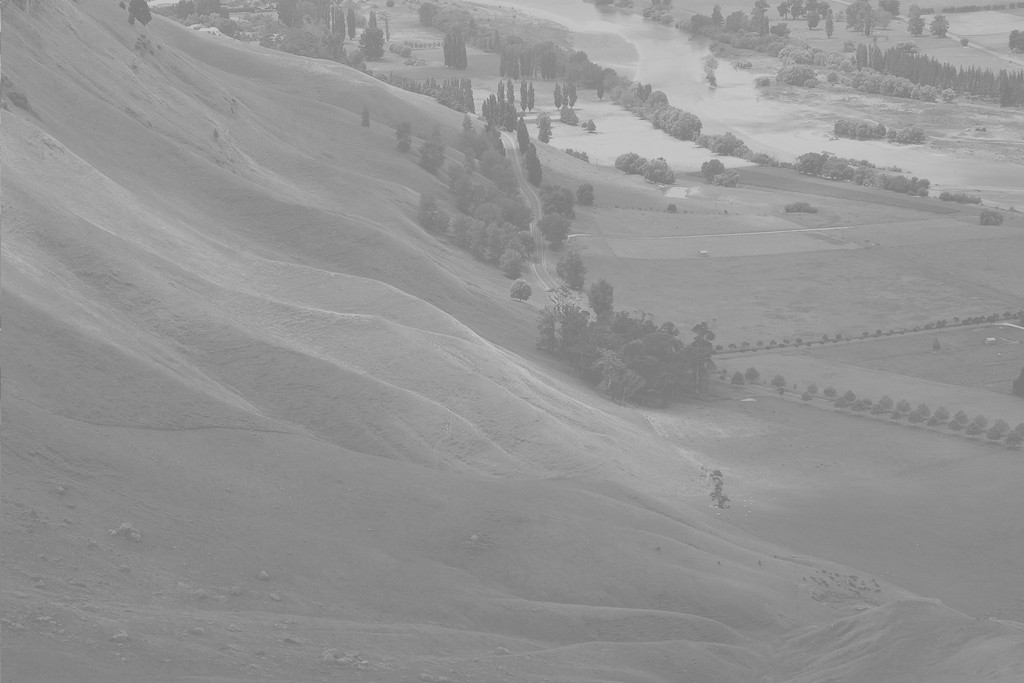
#> input picture images/Unequalized_Hawkes_Bay_NZ.jpg, 1024 x 683 px
$ python Histogram_equalization_Wikipedia_example.py   (Python 2 division)
#> lines starting #> are read from the running program, lines starting #| are printed output that depends on the picture; after the words box and inside, x2 and y2 are one past the last pixel; in counts of white or black regions, pixels touching at a corner belong together
#> in main, img is the input picture: shape (683, 1024, 3); min 114, max 208, mean 148
# -*- coding: utf-8 -*-

"""
Python 2.7 script to perform histogram equalization and RBT on the example image Unequalized_Hawkes_Bay_NZ.jpg at
https://en.wikipedia.org/wiki/Histogram_equalization

This script reads a grayscale image and displays three versions:
1. Original
2. Histogram Equalized
3. Rank-Based Transformation (RBT)
4. Adaptive Histogram Equalization (AHE) computes a local-scale CDF in neighborhood regions, mapping pixel values based on their local ranks
5. Contrast-Limited AHE (CLAHE) limits histogram amplification by clipping peaks before computing the CDF
6. Bi-Histogram Equalization (BHE) divides the histogram at image mean and equalizes each sub‑histogram separately to preserve brightness

This script processes an image using Histogram Equalization and Rank-Based
Transformation (RBT). It saves the resulting images as PNG files and
generates PDF plots for the histograms and CDFs.
"""

import numpy as np
import matplotlib.pyplot as plt
import matplotlib.image as mpimg
import matplotlib.lines as mlines
import cv2  # pip install opencv-contrib-python
from skimage import exposure  # pip install scikit-image
from sklearn.mixture import GaussianMixture


def hist_equalize(img_in):
    """
    Performs Histogram Equalization on a grayscale image.

    :param img_in: A numpy array representing the input grayscale image.
    :return: A numpy array representing the equalized image.
    """
    # Get image histogram
    hist, bins = np.histogram(img_in.flatten(), 256, [0, 256])
#> hist = 256 values, max 28701 at index 137, min 0 at index 0, mean 2732; bins = 257 values from 0 to 256

    # Calculate the cumulative distribution function (CDF)
    cdf = hist.cumsum()
#> cdf = 256 values from 0 to 699392

    # Mask zeros in the CDF and apply the equalization formula
    cdf_masked = np.ma.masked_equal(cdf, 0)
    cdf_masked = (cdf_masked - cdf_masked.min()) * 255 / (cdf_masked.max() - cdf_masked.min())

    # Fill back the masked values and cast to uint8
    cdf_final = np.ma.filled(cdf_masked, 0).astype('uint8')
#> cdf_final = 256 values from 0 to 255

    # Apply the new CDF to the image to create the equalized image
    img_out = cdf_final[img_in]
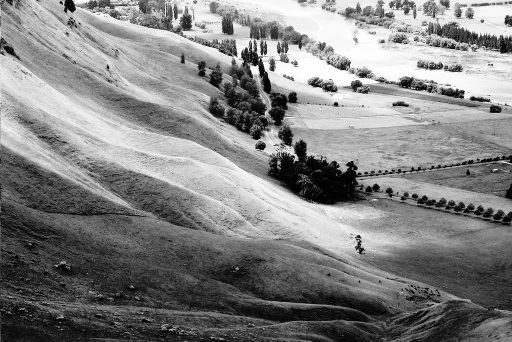
#> img_out: shape (683, 1024) (shown at 1/2 size); min 0, max 255, mean 130

    return img_out

def rbt(img_in):
    """
    Performs a robust Rank-Based Transformation (RBT) on an image.

    :param img_in: A numpy array representing the input grayscale image.
    :return: A numpy array representing the RBT image.
    """
    img_class = img_in.dtype
    format_factor = 255.0  # Use float for division

    original_shape = img_in.shape
    unique_vals, rank = np.unique(img_in, return_inverse=True)
#> unique_vals = 95 values from 114 to 208
    u = len(unique_vals)
#> u = 95

    if u <= 1:
        return img_in.copy()

    rbt_values = format_factor * rank / (u - 1.0)
    img_out = rbt_values.reshape(original_shape).astype(img_class)

    return img_out

def ahe(img_in):
    """Adaptive histogram equalization (AHE), global clip."""
    img = img_in.astype(np.uint8)
    # From skimage: equalize_adapthist returns float in [0,1]
    img_eq = exposure.equalize_adapthist(img, kernel_size=None, clip_limit=1.0)
    return (img_eq * 255).astype(np.uint8)

def clahe_open_cv(img_in, clip=2.0, tile=(8,8)):
    """Contrast-Limited Adaptive Histogram Equalization using OpenCV."""
#> called with clip = 2, tile = (8, 8)
    img = img_in.astype(np.uint8)
    clahe = cv2.createCLAHE(clipLimit=clip, tileGridSize=tile)
    return clahe.apply(img)

def bhe(img_in):
    """Bi-Histogram Equalization (BBHE variant), brightness-preserving."""
    img = img_in.astype(np.uint8)
    # hist, bins = np.histogram(img.flatten(), 256, [0,256]) # This line is not used
    mean = img.mean() # This will be a float
#> mean = 148

    # Ensure mean is an integer for splitting, rounding to nearest int
    mean_int = int(round(mean))
#> mean_int = 148

    # Split histogram at mean intensity
    lower = img <= mean_int
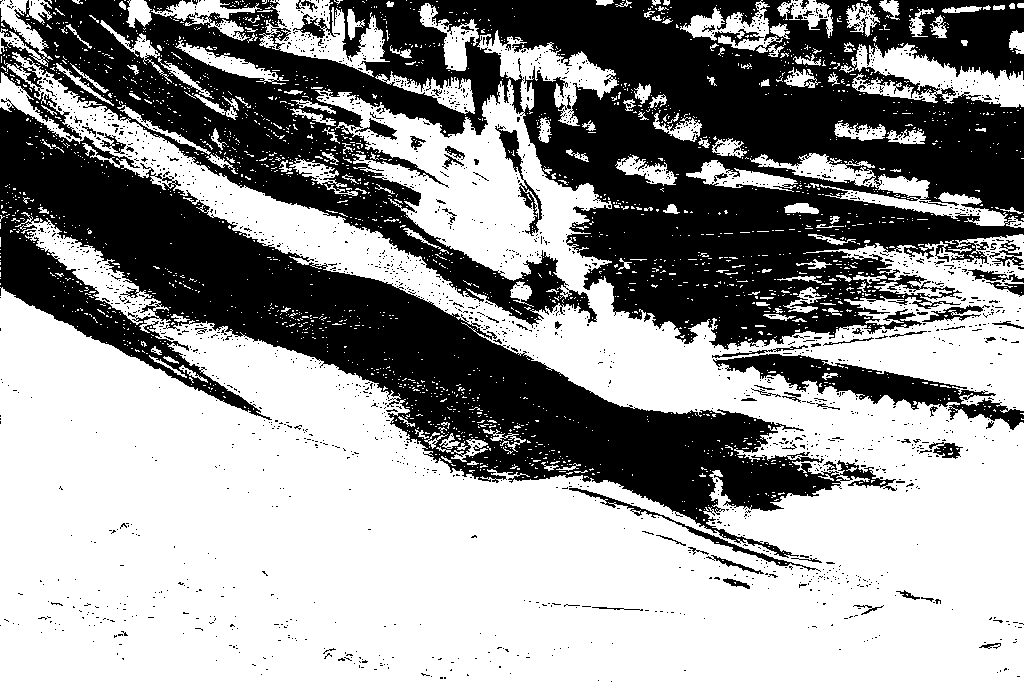
#> lower: shape (683, 1024) bool; 59% white; 2135 black regions (2062 under 20 px), largest, box (x1, y1, x2, y2) and area: (0, 0, 1024, 350) 174317, (0, 98, 897, 558) 93449, (713, 354, 1024, 430) 6444
    upper = img > mean_int

    out = img.copy()

    # Process lower sub-image
    if np.sum(lower) > 0: # Check if there are any pixels in the lower half
        hist_l, _ = np.histogram(img[lower], mean_int + 1, [0, mean_int + 1])
#> hist_l = 149 values, max 28701 at index 137, min 0 at index 0, mean 2767.5
        cdf_l = np.cumsum(hist_l)
#> cdf_l = 149 values from 0 to 412364
        # Avoid division by zero if cdf_l[-1] is 0
        cdf_l_min = cdf_l[cdf_l > 0].min() if np.sum(cdf_l > 0) > 0 else 0
#> cdf_l_min = 1
        map_l = (cdf_l - cdf_l_min) * mean_int / (cdf_l[-1] - cdf_l_min + 1e-8) # Add a small epsilon to avoid division by zero
#> map_l = 149 values from -0.000359 to 148
        map_l = np.round(map_l).astype(np.uint8)
#> map_l = 149 values from 0 to 148
        # Apply the mapping to the lower part of the image
        out[lower] = map_l[img[lower]] # img[lower] are already integer indices
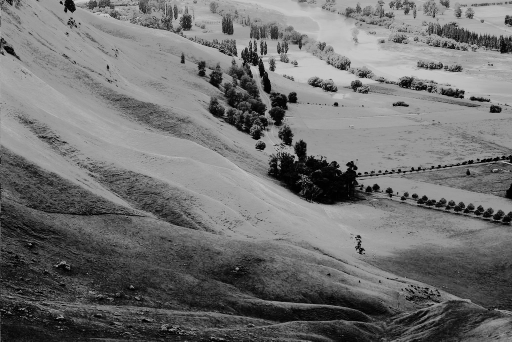
#> out: shape (683, 1024) (shown at 1/2 size); min 0, max 208, mean 112.1

    # Process upper sub-image
    if np.sum(upper) > 0: # Check if there are any pixels in the upper half
        hist_u, _ = np.histogram(img[upper], 255 - mean_int, [mean_int + 1, 256])
#> hist_u = 107 values, max 18485 at index 3, min 0 at index 60, mean 2682.5
        cdf_u = np.cumsum(hist_u)
#> cdf_u = 107 values from 17906 to 287028
        # Avoid division by zero if cdf_u[-1] - cdf_u[0] is 0
        cdf_u_min = cdf_u[cdf_u > 0].min() if np.sum(cdf_u > 0) > 0 else 0
#> cdf_u_min = 17906
        map_u = ((cdf_u - cdf_u_min) * (255 - mean_int) / (cdf_u[-1] - cdf_u_min + 1e-8) + mean_int)
#> map_u = 107 values from 148 to 255
        map_u = np.round(map_u).astype(np.uint8)

        # To use img[upper] directly as an index, we need to shift its values
        # so they start from 0 for indexing map_u.
        # map_u is created for values from (mean_int + 1) to 255.
        # So, map_u[0] corresponds to original pixel value mean_int + 1,
        # map_u[1] corresponds to mean_int + 2, and so on.
        # Thus, the index for map_u should be (original_pixel_value - (mean_int + 1)).
        out[upper] = map_u[img[upper] - (mean_int + 1)]

    return out

def gmmce(img_in, n_components=3):
    """
    Gaussian Mixture Model-based Contrast Enhancement (GMMCE).

    :param img_in: Grayscale input image as numpy array.
    :param n_components: Number of Gaussian components to use.
    :return: GMM contrast enhanced image.
    """
#> called with n_components = 3
    img_flat = img_in.flatten().reshape(-1, 1).astype(np.float64)

    # Fit a Gaussian Mixture Model
    gmm = GaussianMixture(n_components=n_components, covariance_type='tied', random_state=0)
    gmm.fit(img_flat)

    # Compute cumulative probabilities for ranking
    pdf = np.exp(gmm.score_samples(img_flat))
    cdf = np.argsort(np.argsort(pdf)).astype(np.float64)
    cdf /= cdf.max()  # Normalize to [0,1]

    # Scale to [0, 255]
    img_gmmce = (cdf * 255).astype(np.uint8).reshape(img_in.shape)

    return img_gmmce

def plot_and_save_histograms(img, img_equalized, img_rbt):
    """
    Creates and saves a 3x2 plot showing each image and its
    corresponding histogram/CDF plot.
    """
    fig, axes = plt.subplots(3, 2, figsize=(10, 13))
    plt.gray()

    def plot_single_hist_cdf(ax, img_data, image_label):
        hist, bins = np.histogram(img_data.flatten(), 256, [0, 256])
        cdf = hist.cumsum()
        cdf_normalized = cdf * hist.max() / cdf.max()

        ax.bar(bins[:-1], hist, width=1, color='red', label='Histogram')
        ax.plot(cdf_normalized, color='black', label='CDF')

        ax.set_xlabel('Pixel Intensity')
        ax.set_ylabel('Frequency')
        ax.set_xlim([0, 256])
        ax.legend(loc='center right')

    # Plot Original, Equalized, and RBT images and histograms
    images = [(img, 'Original'), (img_equalized, 'Equalized'), (img_rbt, 'RBT')]
    for i, (im, label) in enumerate(images):
        axes[i, 0].imshow(im)
        axes[i, 0].axis('off')
        # Use a text box instead of a title for the image
        axes[i, 0].text(0.05, 0.95, label, transform=axes[i, 0].transAxes,
                        fontsize=14, va='top', bbox=dict(boxstyle='round', facecolor='white', alpha=0.8))
        plot_single_hist_cdf(axes[i, 1], im, label)

    fig.tight_layout()
    plt.savefig('Unequalized_Hawkes_Bay_NZ_All_Histograms.pdf')
    plt.close(fig) # Close the figure to free memory

def plot_and_save_only_histograms_cdfs_separately(img, img_equalized, img_rbt):
    """
    Creates and saves separate 1x1 plots for each image's histogram/CDF plot,
    saved as individual PDF files.
    """
    def plot_single_hist_cdf(ax, img_data, image_label):
        hist, bins = np.histogram(img_data.flatten(), 256, [0, 256])
        cdf = hist.cumsum()
        cdf_normalized = cdf * hist.max() / cdf.max()

        ax.bar(bins[:-1], hist, width=1, color='red', label='Histogram')
        ax.plot(cdf_normalized, color='black', label='CDF')

        ax.set_xlabel('Pixel Intensity')
        ax.set_ylabel('Frequency')
        ax.set_xlim([0, 256])
        ax.legend(loc='center right')
        ax.set_title(image_label + ' Histogram and CDF') # Add a title for clarity

    images_to_plot = [
        (img, 'Original', 'Unequalized_Hawkes_Bay_NZ_Original_Hist_CDF_Only.pdf'),
        (img_equalized, 'Equalized', 'Unequalized_Hawkes_Bay_NZ_Equalized_Hist_CDF_Only.pdf'),
        (img_rbt, 'RBT', 'Unequalized_Hawkes_Bay_NZ_RBT_Hist_CDF_Only.pdf')
    ]

    for im_data, label, filename in images_to_plot:
        fig, ax = plt.subplots(1, 1, figsize=(6, 5)) # Create a single subplot for hist/cdf
        plot_single_hist_cdf(ax, im_data, label)

        fig.tight_layout()
        plt.savefig(filename)
        plt.close(fig) # Close the figure to free memory

# [33 lines left out: function plot_and_save_all_cdfs, not called in this run]

import numpy as np
import matplotlib.pyplot as plt
import matplotlib.image as mpimg
import cv2
from skimage import exposure
from sklearn.mixture import GaussianMixture
import matplotlib.lines as mlines # Make sure to add this import at the top of your script


def plot_and_save_all_cdfs_extended(images, labels, colors, filename):
    """
    Updates the combined CDF plot function to include all methods with
    different markers placed at specified x-axis positions, with
    slight offsets to prevent overlap, and includes markers in the legend.
    """
    fig, ax = plt.subplots(figsize=(10, 7)) # Increased figure size slightly for better visibility of markers

    # Define a list of markers to cycle through for each method
    markers = ['o', 's', '^', 'D', 'v', 'X', 'P'] # Circle, Square, Triangle-up, Diamond, Triangle-down, X (filled), Plus (filled)

    # Base x-axis positions for markers (roughly 25% and 75% of the range 0-255)
    base_marker_x_pos_1 = int(256 * 0.25)
    base_marker_x_pos_2 = int(256 * 0.75)

    # Offset to spread markers horizontally for each line
    # Adjust this value based on visual inspection.
    # A larger value means more spread.
    x_offset_per_line = 5 # Pixels to offset each subsequent line's markers

    # Calculate total spread width to center the group of markers
    total_offset_width = (len(images) - 1) * x_offset_per_line
    starting_offset = -total_offset_width / 2.0 # To center the group around the base position

    legend_handles = [] # List to store custom legend handles (proxy artists)

    for i, (im, label, color) in enumerate(zip(images, labels, colors)):
        hist, bins = np.histogram(im.flatten(), 256, [0, 256])
        cdf = hist.cumsum()
        cdf_normalized = cdf / float(cdf.max())

        # 1. Plot the CDF line WITHOUT any markers or label.
        # This line is just for the visual representation on the plot.
        ax.plot(cdf_normalized, color=color, linewidth=1.5)

        # 2. Calculate adjusted x-positions for the current line's markers
        adjusted_marker_x_pos_1 = int(base_marker_x_pos_1 + starting_offset + i * x_offset_per_line)
        adjusted_marker_x_pos_2 = int(base_marker_x_pos_2 + starting_offset + i * x_offset_per_line)

        # Ensure adjusted x-positions are within the valid range [0, 255]
        adjusted_marker_x_pos_1 = max(0, min(255, adjusted_marker_x_pos_1))
        adjusted_marker_x_pos_2 = max(0, min(255, adjusted_marker_x_pos_2))

        # Get the y-values from the CDF at these *adjusted* x-positions
        y_at_x1 = cdf_normalized[adjusted_marker_x_pos_1]
        y_at_x2 = cdf_normalized[adjusted_marker_x_pos_2]

        current_marker = markers[i % len(markers)]

        # 3. Plot the markers separately, without a label, using linestyle='None'.
        # These are the markers that will appear on the actual plot, spread out.
        ax.plot([adjusted_marker_x_pos_1, adjusted_marker_x_pos_2],
                [y_at_x1, y_at_x2],
                marker=current_marker,
                linestyle='None',
                color=color, # Keep marker color consistent with line
                markersize=8,
                markeredgecolor='black',
                markeredgewidth=0.8)

        # 4. Create a custom legend handle (proxy artist) for this line/marker combination.
        # This `Line2D` object defines how this specific entry will look in the legend.
        # It has both the line style and the marker.
        legend_handle = mlines.Line2D([], [], color=color, marker=current_marker,
                                      linestyle='-', linewidth=1.5, # Ensure it shows a line in legend
                                      markersize=8, markeredgecolor='black', markeredgewidth=0.8)
        legend_handles.append(legend_handle)

    ax.set_xlabel('Pixel Intensity')
    ax.set_ylabel('Cumulative Probability')
    ax.set_xlim([0, 256])
    ax.set_ylim([0, 1])
    ax.grid(True, linestyle='--', alpha=0.6)

    # Use the custom legend handles and the original labels for the legend.
    ax.legend(handles=legend_handles, labels=labels, loc='lower right', frameon=True, fancybox=True, shadow=True)

    plt.savefig(filename)
    plt.close(fig)

def main():
    """
    Main function to load image, perform transformations, and save all outputs.
    """
    image_file = 'images/Unequalized_Hawkes_Bay_NZ.jpg'
    print "Processing image: {}".format(image_file)

    try:
        img = mpimg.imread(image_file)
    except IOError:
        print "Error: Image file not found."
        return

    # Ensure image is 2D uint8 grayscale
    if img.ndim == 3: img = img[:, :, 0]
    if img.dtype != np.uint8:
        img = (img * 255).astype(np.uint8) if img.max() <= 1.0 else img.astype(np.uint8)

    # 1. Perform transformations
    img_equalized = hist_equalize(img)
    img_rbt = rbt(img)
    img_ahe = ahe(img)
    img_clahe = clahe_open_cv(img)
    img_bhe = bhe(img)
    img_gmmce = gmmce(img)
    print "Image transformations complete."

    # 2. Save processed bitmap images as PNG
    plt.imsave('Unequalized_Hawkes_Bay_NZ_Equalized_Image.png', img_equalized, cmap='gray')
    plt.imsave('Unequalized_Hawkes_Bay_NZ_RBT_Image.png', img_rbt, cmap='gray')
    plt.imsave('Unequalized_Hawkes_Bay_NZ_AHE_Image.png', img_ahe, cmap='gray')
    plt.imsave('Unequalized_Hawkes_Bay_NZ_CLAHE_Image.png', img_clahe, cmap='gray')
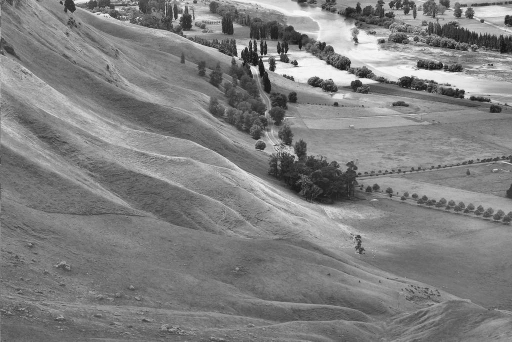
#> saved as Unequalized_Hawkes_Bay_NZ_CLAHE_Image.png: shape (683, 1024, 3) (shown at 1/2 size); min 0, max 255, mean 127.6
    plt.imsave('Unequalized_Hawkes_Bay_NZ_BHE_Image.png', img_bhe, cmap='gray')
    plt.imsave('Unequalized_Hawkes_Bay_NZ_GMMCE_Image.png', img_gmmce, cmap='gray')
    print "Saved transformed images as PNG."

    # 3. Create and save combined histogram plots as PDF
    plot_and_save_histograms(img, img_equalized, img_rbt)
#> the loop in plot_and_save_histograms, `for i, (im, label) in enumerate(images):` made 3 passes
#> label on passes 1 to 3: 'Original', 'Equalized', 'RBT'
    print "Saved combined histogram plots as PDF."

    # 4. Create and save individual histogram+CDF plots without images as PDFs
    plot_and_save_only_histograms_cdfs_separately(img, img_equalized, img_rbt)
#> the loop in plot_and_save_only_histograms_cdfs_separately, `for im_data, label, filename in images_to_plot:` made 3 passes
#> pass 1, in plot_and_save_only_histograms_cdfs_separately, `plt.savefig(filename)`:
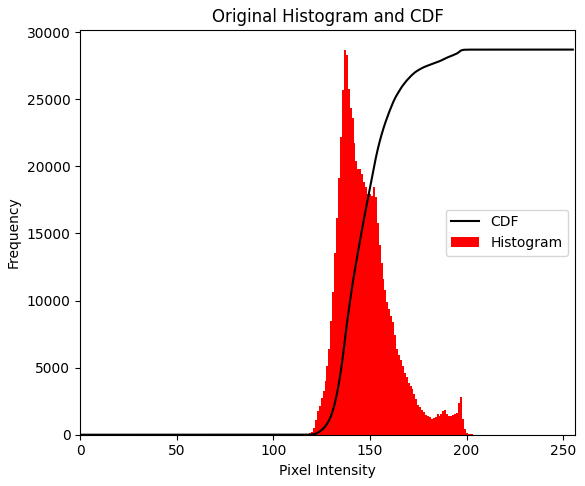
#> figure drawn by matplotlib, 1 panel; tallest bar 28701 high, from x = 136.5 to 137.5; curve peaks at x = 208, y = 28701
    print "Saved individual histogram+CDF plots (without images) as PDF."

    # 5. Create and save the combined CDF plot as PDF
    #plot_and_save_all_cdfs(img, img_equalized, img_rbt)
    # Call the extended CDF plotting function
    images_all = [img, img_equalized, img_rbt, img_ahe, img_bhe, img_gmmce]
    labels_all = ['Original', 'Equalized', 'RBT', 'AHE', 'BHE', 'GMMCE']
    images_all = [img, img_equalized, img_rbt, img_ahe, img_clahe, img_bhe, img_gmmce]
    labels_all = ['Original', 'Equalized', 'RBT', 'AHE', 'CLAHE', 'BHE', 'GMMCE']
    colors_all = ['black', '#377eb8', '#4daf4a', '#984ea3', '#ff7f00', '#a65628', '#e41a1c']
    plot_and_save_all_cdfs_extended(images_all, labels_all, colors_all, 'Unequalized_Hawkes_Bay_NZ_All_Methods_CDF.pdf')
#> in plot_and_save_all_cdfs_extended, `total_offset_width = (len(images) - 1) * x_offset_per_line`: total_offset_width = 30
#> in plot_and_save_all_cdfs_extended, `starting_offset = -total_offset_width / 2.0`: starting_offset = -15
#> the loop in plot_and_save_all_cdfs_extended, `for i, (im, label, color) in enumerate(zip(images, labels, colors)):` made 7 passes
#> (label, color, adjusted_marker_x_pos_1, adjusted_marker_x_pos_2, y_at_x1, y_at_x2, current_marker) on passes 1 to 7: ('Original', 'black', 49, 177, 0, 0.952, 'o'), ('Equalized', '#377eb8', 54, 182, 0.205, 0.693, 's'), ('RBT', '#4daf4a', 59, 187, 0.205, 0.964, '^'), ('AHE', '#984ea3', 64, 192, 0.2, 0.758, 'D'), ('CLAHE', '#ff7f00', 69, 197, 0.00106, 0.96, 'v'), ('BHE', '#a65628', 74, 202, 0.286, 0.811, 'X'), ('GMMCE', '#e41a1c', 79, 207, 0.314, 0.816, 'P')
#> after the loop in plot_and_save_all_cdfs_extended, `for i, (im, label, color) in enumerate(zip(images, labels, colors)):`: legend_handles = 7 items
#> in plot_and_save_all_cdfs_extended, `plt.savefig(filename)`:
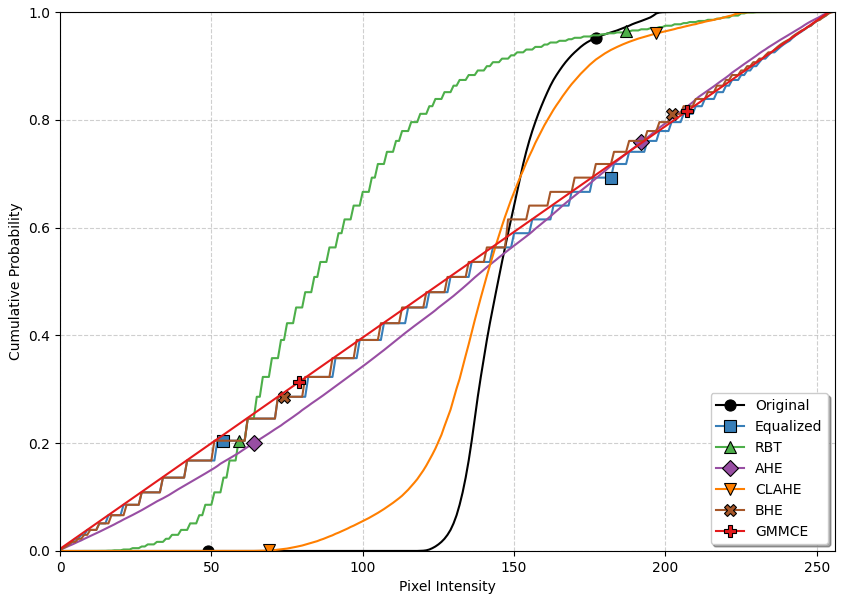
#> figure drawn by matplotlib, 1 panel; curve peaks at x = 208, y = 1; curve peaks at x = 255, y = 1
    print "Saved combined CDF plot as PDF."

    print "\nAll tasks finished."

if __name__ == '__main__':
    main()
